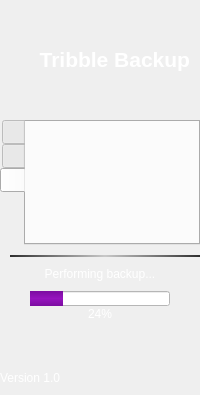
        <widget class="QFrame" name="frame_12">
         <property name="frameShape">
          <enum>QFrame::NoFrame</enum>
         </property>
         <property name="frameShadow">
          <enum>QFrame::Plain</enum>
         </property>
         <layout class="QVBoxLayout" name="verticalLayout_11">
          <property name="spacing">
           <number>10</number>
          </property>
          <property name="leftMargin">
           <number>0</number>
          </property>
          <property name="topMargin">
           <number>10</number>
          </property>
          <property name="rightMargin">
           <number>0</number>
          </property>
          <property name="bottomMargin">
           <number>10</number>
          </property>
          <item>
           <widget class="QLabel" name="label">
            <property name="minimumSize">
             <size>
              <width>0</width>
              <height>100</height>
             </size>
            </property>
            <property name="styleSheet">
             <string notr="true">QLabel {
  background-repeat: false;
  background-image: url(:/icons/graphics/ac6e_tribbles_duo.png);
  margin: 10px;
}</string>
            </property>
            <property name="text">
             <string>&lt;html&gt;&lt;head/&gt;&lt;body&gt;&lt;p align=&quot;right&quot;&gt;&lt;span style=&quot; font-size:16pt; font-weight:600; color:#ffffff;&quot;&gt;Tribble  Backup&lt;/span&gt;&lt;/p&gt;&lt;/body&gt;&lt;/html&gt;</string>
            </property>
            <property name="textFormat">
             <enum>Qt::RichText</enum>
            </property>
            <property name="scaledContents">
             <bool>false</bool>
            </property>
            <property name="alignment">
             <set>Qt::AlignRight|Qt::AlignTrailing|Qt::AlignVCenter</set>
            </property>
            <property name="margin">
             <number>0</number>
            </property>
            <property name="indent">
             <number>0</number>
            </property>
           </widget>
          </item>
          <item>
           <widget class="QTabWidget" name="sidebar_tab">
            <property name="sizePolicy">
             <sizepolicy hsizetype="Fixed" vsizetype="Fixed">
              <horstretch>0</horstretch>
              <verstretch>0</verstretch>
             </sizepolicy>
            </property>
            <property name="minimumSize">
             <size>
              <width>0</width>
              <height>0</height>
             </size>
            </property>
            <property name="maximumSize">
             <size>
              <width>215</width>
              <height>16777215</height>
             </size>
            </property>
            <property name="cursor">
             <cursorShape>PointingHandCursor</cursorShape>
            </property>
            <property name="styleSheet">
             <string notr="true">#sidebar_tab {
  background-color: rgb(46, 46, 46);
  border: 0px;
  margin: 0px;
  padding: 0px;
  left: 0px;
}

QTabWidget#sidebar_tab &gt; QTabBar {
  margin: -2px;
  padding: -2px;
  gridline-color: rgb(46, 46, 46);
}

QTabWidget#sidebar_tab &gt; QTabBar::tab {
  padding-top: 0px;
  padding-bottom: 5px;
  padding-left: 10px;
  padding-right: 0px;
  margin: 0px;
  border: 0px;
  width: 206px;
  height: 42px;
  gridline-color: rgb(46, 46, 46);
}

QTabWidget#sidebar_tab::pane {
  border: 0px;
  margin: -2px;
  padding: -2px;
  width: 0px;
  height: 0px;
  background-color: rgb(46, 46, 46);
  gridline-color: rgb(46, 46, 46);
}
</string>
            </property>
            <property name="tabPosition">
             <enum>QTabWidget::West</enum>
            </property>
            <property name="currentIndex">
             <number>2</number>
            </property>
            <property name="iconSize">
             <size>
              <width>42</width>
              <height>205</height>
             </size>
            </property>
            <property name="elideMode">
             <enum>Qt::ElideNone</enum>
            </property>
            <property name="documentMode">
             <bool>false</bool>
            </property>
            <widget class="QWidget" name="tab">
             <attribute name="icon">
              <iconset resource="Graphics.qrc">
               <normaloff>:/icons/Home Button Inactive</normaloff>
               <normalon>:/icons/Home Button</normalon>:/icons/Home Button Inactive</iconset>
             </attribute>
             <attribute name="title">
              <string/>
             </attribute>
            </widget>
            <widget class="QWidget" name="tab_3">
             <attribute name="icon">
              <iconset resource="Graphics.qrc">
               <normaloff>:/icons/graphics/backup_inactive_button.svg</normaloff>
               <normalon>:/icons/graphics/backup_button.svg</normalon>:/icons/graphics/backup_inactive_button.svg</iconset>
             </attribute>
             <attribute name="title">
              <string/>
             </attribute>
            </widget>
            <widget class="QWidget" name="tab_4">
             <attribute name="icon">
              <iconset resource="Graphics.qrc">
               <normaloff>:/icons/graphics/restore_inactive_button.svg</normaloff>
               <normalon>:/icons/graphics/restore_button.svg</normalon>:/icons/graphics/restore_inactive_button.svg</iconset>
             </attribute>
             <attribute name="title">
              <string/>
             </attribute>
            </widget>
           </widget>
          </item>
          <item>
           <widget class="QLabel" name="general_separator">
            <property name="sizePolicy">
             <sizepolicy hsizetype="Fixed" vsizetype="Fixed">
              <horstretch>0</horstretch>
              <verstretch>0</verstretch>
             </sizepolicy>
            </property>
            <property name="maximumSize">
             <size>
              <width>205</width>
              <height>2</height>
             </size>
            </property>
            <property name="styleSheet">
             <string notr="true">#general_separator {
  padding: 15px;
  margin-left: 10px;
  padding-bottom: 10px;
  background-color: qlineargradient(spread:pad, x1:0, y1:0, x2:1, y2:0, stop:0 rgba(46, 46, 46, 255), stop:0.5 rgba(200, 200, 200, 255), stop:1 rgba(46, 46, 46, 255));
  height: 2px;
}</string>
            </property>
            <property name="text">
             <string/>
            </property>
            <property name="scaledContents">
             <bool>true</bool>
            </property>
            <property name="alignment">
             <set>Qt::AlignCenter</set>
            </property>
            <property name="margin">
             <number>0</number>
            </property>
            <property name="indent">
             <number>0</number>
            </property>
           </widget>
          </item>
          <item>
           <widget class="QLabel" name="general_info">
            <property name="styleSheet">
             <string notr="true">#general_info {
  color: white;
}</string>
            </property>
            <property name="text">
             <string>&lt;html&gt;&lt;head/&gt;&lt;body&gt;&lt;p&gt;&lt;span style=&quot; color:#ffffff;&quot;&gt;Performing backup...&lt;/span&gt;&lt;/p&gt;&lt;/body&gt;&lt;/html&gt;</string>
            </property>
            <property name="alignment">
             <set>Qt::AlignCenter</set>
            </property>
           </widget>
          </item>
          <item>
           <widget class="QProgressBar" name="general_progress">
            <property name="sizePolicy">
             <sizepolicy hsizetype="Preferred" vsizetype="Fixed">
              <horstretch>0</horstretch>
              <verstretch>0</verstretch>
             </sizepolicy>
            </property>
            <property name="maximumSize">
             <size>
              <width>16777215</width>
              <height>30</height>
             </size>
            </property>
            <property name="styleSheet">
             <string notr="true">QProgressBar {
  margin-left: 30px;
  margin-right: 30px;
  margin-bottom: 15px;
  
  background-color: rgb(255, 255, 255);
  color: white;
}

QProgressBar::chunk {
	background-color: qlineargradient(spread:pad, x1:0, y1:0, x2:0, y2:1, stop:0 rgba(123, 13, 160, 255), stop: 0.5 rgba(150, 20, 190, 255), stop:1 rgba(123, 13, 160, 255));
}</string>
            </property>
            <property name="value">
             <number>24</number>
            </property>
            <property name="alignment">
             <set>Qt::AlignBottom|Qt::AlignHCenter</set>
            </property>
            <property name="textVisible">
             <bool>true</bool>
            </property>
            <property name="invertedAppearance">
             <bool>false</bool>
            </property>
            <property name="textDirection">
             <enum>QProgressBar::TopToBottom</enum>
            </property>
           </widget>
          </item>
          <item>
           <spacer name="verticalSpacer_3">
            <property name="orientation">
             <enum>Qt::Vertical</enum>
            </property>
            <property name="sizeHint" stdset="0">
             <size>
              <width>20</width>
              <height>40</height>
             </size>
            </property>
           </spacer>
          </item>
          <item>
           <widget class="QLabel" name="label_18">
            <property name="text">
             <string>&lt;html&gt;&lt;head/&gt;&lt;body&gt;&lt;p&gt;&lt;span style=&quot; color:#ffffff;&quot;&gt;Version 1.0&lt;/span&gt;&lt;/p&gt;&lt;/body&gt;&lt;/html&gt;</string>
            </property>
            <property name="margin">
             <number>10</number>
            </property>
           </widget>
          </item>
         </layout>
        </widget>
